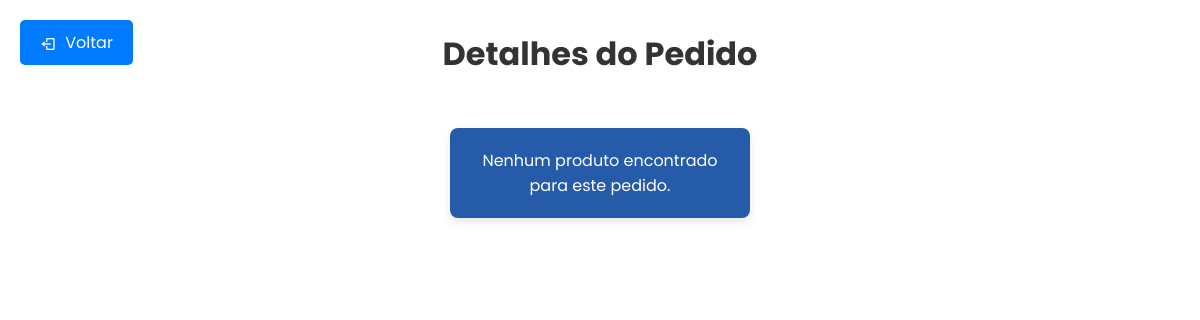
/SENAI_LOGISTICA/homeProf/itens/buscarpedido.php?pedido_id=8, run on an earlier commit of the app's database.
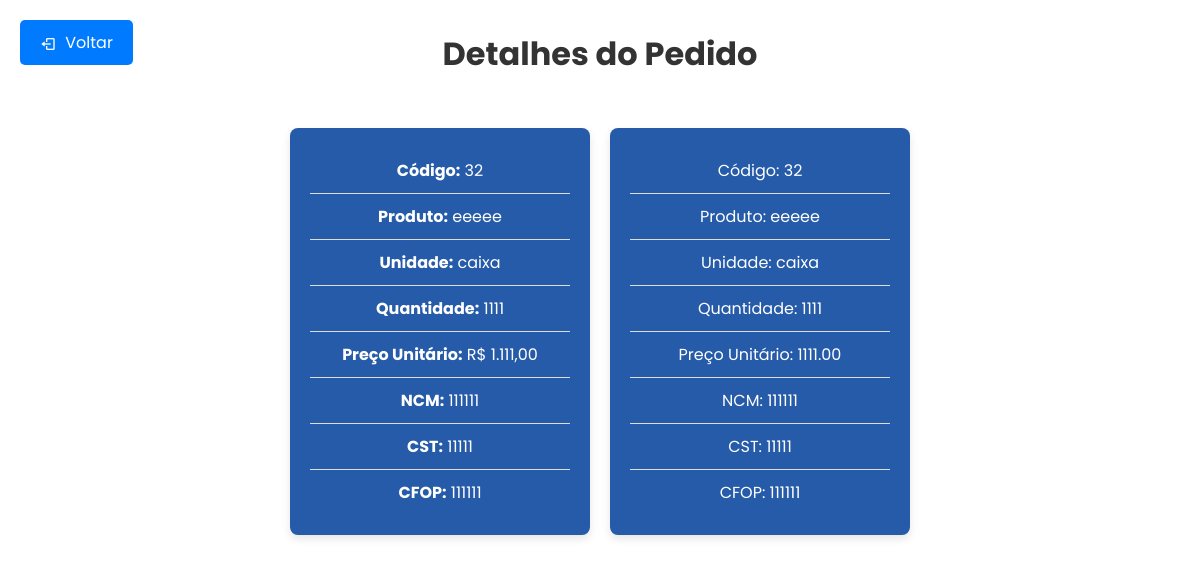
And on a later commit of the database.
### tables this page shows
CREATE TABLE `produtos` (
  `id` int(11) NOT NULL,
  `pedido_id` int(11) DEFAULT NULL,
  `cod_prod` varchar(255) NOT NULL,
  `nome_produto` varchar(255) NOT NULL,
  `un_prod` varchar(50) DEFAULT NULL,
  `qtd_prod` int(11) DEFAULT NULL,
  `rsunit_prod` decimal(10,2) DEFAULT NULL,
  `ncm_prod` varchar(50) DEFAULT NULL,
  `cst_prod` varchar(50) DEFAULT NULL,
  `cfop_prod` varchar(50) DEFAULT NULL
);

### SENAI_LOGISTICA/homeProf/itens/buscarpedido.php (the view, shortened to what this page needs)
<!DOCTYPE html>
<html lang='pt-br'>
<head>
    <link rel="stylesheet" href="../../home/movimentacao/docar.css">
    <link href='https://unpkg.com/boxicons@2.1.4/css/boxicons.min.css' rel='stylesheet'>
    <link rel="stylesheet" href="https://cdnjs.cloudflare.com/ajax/libs/font-awesome/6.5.2/css/all.min.css">
</head>
<body>
    <a class="back-button" onclick="window.history.back();"><i class='bx bx-log-out'></i> Voltar</a>
    <div class="container">
        <h1>Detalhes do Pedido</h1>
        <ul class="produto-list">
            <?php
            $servername = "localhost";
            $username = "root";
            $password = "root";
            $dbname = "senai";
            $conn = new mysqli($servername, $username, $password, $dbname);
            if (isset($_GET['pedido_id'])) {
                $pedido_id = $_GET['pedido_id'];
                $sql_produtos = "SELECT * FROM produtos WHERE pedido_id = '$pedido_id'";
                $result_produtos = $conn->query($sql_produtos);
                if ($result_produtos->num_rows > 0) {
                    while ($row_produtos = $result_produtos->fetch_assoc()) {
                        echo "<li class='produto-item'>
                                <ul class='produto-info'>
                                    <li class='produto-cod'><strong>Código:</strong> {$row_produtos['cod_prod']}</li>
                                    <li class='produto-nome'><strong>Produto:</strong> {$row_produtos['nome_produto']}</li>
                                    <li class='produto-un'><strong>Unidade:</strong> {$row_produtos['un_prod']}</li>
                                    <li class='produto-quantidade'><strong>Quantidade:</strong> {$row_produtos['qtd_prod']}</li>
                                    <li class='produto-rsunit'><strong>Preço Unitário:</strong> R$ " . number_format($row_produtos['rsunit_prod'], 2, ',', '.') . "</li>
                                    <li class='produto-ncm'><strong>NCM:</strong> {$row_produtos['ncm_prod']}</li>
                                    <li class='produto-cst'><strong>CST:</strong> {$row_produtos['cst_prod']}</li>
                                    <li class='produto-cfop'><strong>CFOP:</strong> {$row_produtos['cfop_prod']}</li>
                                </ul>
                              </li>";
                        echo "<li class='produto-item'>";
                        echo "  <ul class='produto-info'>";
                        echo "    <li class='produto-cod'>Código: " . $row_produtos["cod_prod"] . "</li>";
                        echo "    <li class='produto-nome'>Produto: " . $row_produtos["nome_produto"] . "</li>";
                        echo "    <li class='produto-un'>Unidade: " . $row_produtos["un_prod"] . "</li>";
                        echo "    <li class='produto-quantidade'>Quantidade: " . $row_produtos["qtd_prod"] . "</li>";
                        echo "    <li class='produto-rsunit'>Preço Unitário: " . $row_produtos["rsunit_prod"] . "</li>";
                        echo "    <li class='produto-ncm'>NCM: " . $row_produtos["ncm_prod"] . "</li>";
                        echo "    <li class='produto-cst'>CST: " . $row_produtos["cst_prod"] . "</li>";
                        echo "    <li class='produto-cfop'>CFOP: " . $row_produtos["cfop_prod"] . "</li>";
                        echo "  </ul>";
                        echo "</li>";
                    }
                } else {
                    echo "<li class='produto-item'>Nenhum produto encontrado para este pedido.</li>";
                }
            } else {
                echo "<li class='produto-item'>Erro: Pedido ID não fornecido.</li>";
            }
            ?>
        </ul>
    </div>
</body>
</html>

### SENAI_LOGISTICA/home/movimentacao/docar.css (style rules this page uses)
* { font-family: "Poppins", sans-serif; box-sizing: border-box; padding: 0; margin: 0; }
.container { display: flex; flex-direction: column; justify-content: center; align-items: center; height: 100%; width: 100%; }
.back-button { position: absolute; top: 20px; left: 20px; background-color: rgb(37, 91, 168); color: #ffffff; padding: 10px 20px; text-decoration: none; border-radius: 4px; display: flex; align-items: center; cursor: pointer; }
.back-button i { margin-right: 5px; }
h1 { position: relative; top: 130px; }

### SENAI_LOGISTICA/homeProf/itens/buscarpedido.php (style rules this page uses)
* { font-family: "Poppins", sans-serif; }
body { font-family: "Poppins", sans-serif; background-color: #fff; color: #333; margin: 0; padding: 20px; display: flex; justify-content: center; align-items: center; flex-direction: column; }
.container { width: 100%; max-width: 1200px; margin: 20px auto; text-align: center; position: relative; }
h1 { color: #333; margin-bottom: 20px; position: relative; top: -10px; }
.produto-list { list-style-type: none; padding: 0; margin: 20px 0; display: flex; flex-wrap: wrap; justify-content: center; gap: 20px; }
.produto-item { list-style-type: none; padding: 20px; width: calc(33.333% - 20px); background-color: rgb(37, 91, 168); box-shadow: 0 4px 8px rgba(0, 0, 0, 0.1); border-radius: 8px; transition: transform 0.3s ease; width: 300px; color: white; }
.produto-info { list-style-type: none; padding: 0; margin: 0; }
.produto-info li { padding: 10px 0; border-bottom: 1px solid #ddd; }
.produto-info li:last-child { border-bottom: none; }
.produto-info strong { color: #fff; }
.back-button { display: inline-block; margin-bottom: 20px; padding: 10px 20px; background-color: #007bff; color: #fff; text-decoration: none; border-radius: 5px; transition: background-color 0.3s; }
.back-button i { vertical-align: middle; margin-right: 5px; }

What changed in the data, as far as the page shows it:
added produtos: cod_prod "32", nome_produto "eeeee", un_prod "caixa", qtd_prod "1111", rsunit_prod "1.111,00", ncm_prod "111111", cst_prod "11111", cfop_prod "111111", rsunit_prod "1111.00"
Also different on the page:
text no longer shown: "Nenhum produto encontrado para este pedido."
